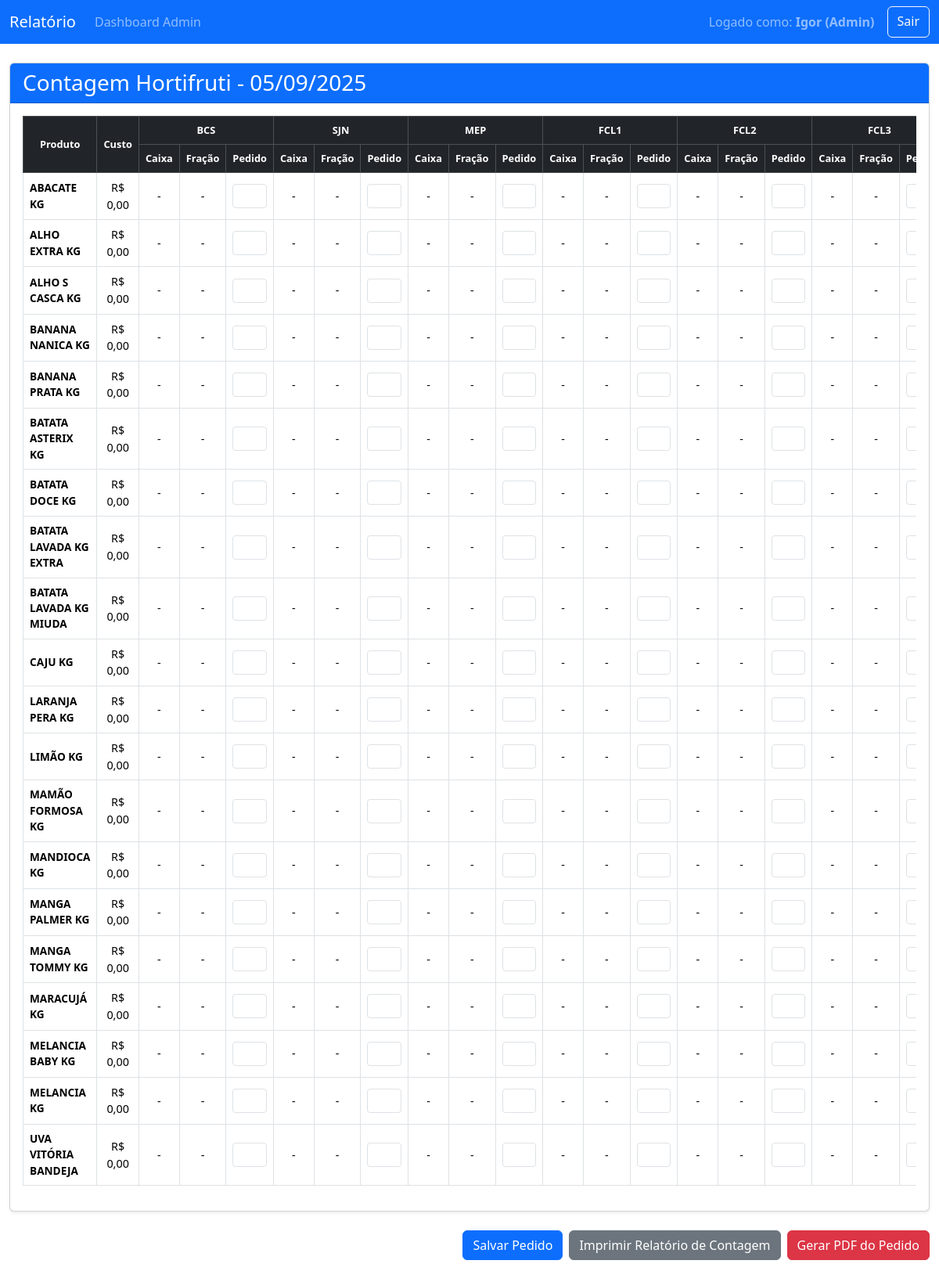
/relatorio (signed in), run on the app's committed database.
### tables this page shows
CREATE TABLE products (id INTEGER PRIMARY KEY AUTOINCREMENT, name TEXT UNIQUE NOT NULL, unidade_fracionada TEXT NOT NULL, codigo_interno TEXT UNIQUE, cost NUMERIC(10, 2) DEFAULT 0.00);

### app.py (the view)
@app.route('/relatorio')
@admin_required
def relatorio():
    report_data, nome_dia = obter_dados_relatorio()
    if report_data is None:
        return "<h1>Hoje nao e um dia de pedido, portanto nao ha relatorio.</h1>"
    return render_template('relatorio.html', report_data=report_data, lojas=LOJAS, data_hoje=datetime.now().strftime('%d/%m/%Y'))

### app.py (called while the page is built)
def get_db():
    db_url = os.environ.get('DATABASE_URL')
    if db_url:
        return psycopg2.connect(db_url)
    else:
        conn = sqlite3.connect(DATABASE)
        conn.row_factory = sqlite3.Row
        return conn

def admin_required(f):
    @wraps(f)
    def decorated_function(*args, **kwargs):
        if 'username' not in session: return redirect(url_for('login'))
        if session.get('role') != 'admin': return "Acesso negado.", 403
        return f(*args, **kwargs)
    return decorated_function

def get_products_for_day(day_id):
    db = get_db()
    cursor = db.cursor()
    db_url = os.environ.get('DATABASE_URL')
    query = "SELECT p.id, p.name, p.unidade_fracionada, p.codigo_interno, p.cost FROM products p JOIN product_availability pa ON p.id = pa.product_id WHERE pa.day_id = %s ORDER BY p.name;" if db_url else "SELECT p.id, p.name, p.unidade_fracionada, p.codigo_interno, p.cost FROM products p JOIN product_availability pa ON p.id = pa.product_id WHERE pa.day_id = ? ORDER BY p.name;"
    cursor.execute(query, (day_id,))
    products_data = cursor.fetchall()
    products_list = [dict(zip([desc[0] for desc in cursor.description], row)) for row in products_data]
    for p in products_list: p['nome'] = p.pop('name')
    cursor.close()
    db.close()
    return products_list

### templates/relatorio.html (shortened to what this page needs)
<!DOCTYPE html>
<html lang="pt-br">
<head>
    <link href="https://cdn.jsdelivr.net/npm/bootstrap@5.3.3/dist/css/bootstrap.min.css" rel="stylesheet">
</head>
<body>
    <nav class="navbar navbar-expand-lg navbar-dark bg-primary">
        <div class="container-fluid">
            <a class="navbar-brand" href="/relatorio">Relatório</a>
            <div class="navbar-nav me-auto"><a class="nav-link" href="/admin">Dashboard Admin</a></div>
            <div class="d-flex">
                <span class="navbar-text me-3">Logado como: <strong>{{ session.username }} (Admin)</strong></span>
                <a href="/logout" class="btn btn-outline-light">Sair</a>
            </div>
        </div>
    </nav>
    <div class="container-fluid mt-4 mb-5">
        <div class="card shadow-sm">
            <div class="card-header bg-primary text-white">
                <h1 class="h3 mb-0">Contagem Hortifruti - {{ data_hoje }}</h1>
            </div>
            <div class="card-body">
                <div class="table-responsive">
                    <table class="table table-bordered" id="relatorio-tabela">
                        <thead class="table-dark">
                            <tr>
                                <th rowspan="2" style="width: 25%;">Produto</th>
                                <th rowspan="2" style="width: 10%;">Custo</th>
                                {% for loja_nome in lojas %}
                                    <th colspan="3">{{ loja_nome }}</th>
                                {% endfor %}
                            </tr>
                            <tr>
                                {% for loja_nome in lojas %}
                                    <th>Caixa</th>
                                    <th>Fração</th>
                                    <th>Pedido</th>
                                {% endfor %}
                            </tr>
                        </thead>
                        <tbody>
                            {% for produto in report_data %}
                            <tr>
                                <th scope="row" class="text-start">{{ produto.produto_nome }}</th>
                                <td>{{ produto.custo }}</td>
                                {% for loja in produto.lojas %}
                                    <td>{{ loja.caixa if loja.caixa > 0 else '-' }}</td>
                                    <td>{{ loja.fracao if loja.fracao != '0' else '-' }}</td>
                                    <td>
                                        <input type="number" data-produto="{{ produto.produto_nome }}" data-loja="{{ loja.nome }}"
                                               class="form-control form-control-sm pedido-input mx-auto" min="0"
                                               value="{{ loja.pedido_salvo }}">
                                    </td>
                                {% endfor %}
                            </tr>
                            {% endfor %}
                        </tbody>
                    </table>
                </div>
            </div>
        </div>
        <div class="mt-4 d-flex justify-content-end botoes-acao">
            <button id="btn-salvar-pedido" class="btn btn-primary">Salvar Pedido</button>
            <button onclick="window.print()" class="btn btn-secondary ms-2">Imprimir Relatório de Contagem</button>
            <button id="btn-gerar-pedido" class="btn btn-danger ms-2">Gerar PDF do Pedido</button>
        </div>
    </div>
</body>
</html>

### templates/relatorio.html (style rules this page uses)
#relatorio-tabela th, #relatorio-tabela td { text-align: center; vertical-align: middle; font-size: 0.9rem; padding: 0.5rem; }
#relatorio-tabela thead th { font-size: 0.8rem; }
#relatorio-tabela tbody th { text-align: left; font-size: 0.85rem; }
.pedido-input { max-width: 70px; }

### data on the page
products: produto_nome "ABACATE KG", custo "R$ 0,00", caixa "-" "-" "-" "-" "-" "-", fracao "-" "-" "-" "-" "-" "-"
products: produto_nome "ALHO EXTRA KG", custo "R$ 0,00", caixa "-" "-" "-" "-" "-" "-", fracao "-" "-" "-" "-" "-" "-"
products: produto_nome "ALHO S CASCA KG", custo "R$ 0,00", caixa "-" "-" "-" "-" "-" "-", fracao "-" "-" "-" "-" "-" "-"
products: produto_nome "BANANA NANICA KG", custo "R$ 0,00", caixa "-" "-" "-" "-" "-" "-", fracao "-" "-" "-" "-" "-" "-"
products: produto_nome "BANANA PRATA KG", custo "R$ 0,00", caixa "-" "-" "-" "-" "-" "-", fracao "-" "-" "-" "-" "-" "-"
products: produto_nome "BATATA ASTERIX KG", custo "R$ 0,00", caixa "-" "-" "-" "-" "-" "-", fracao "-" "-" "-" "-" "-" "-"
products: produto_nome "BATATA DOCE KG", custo "R$ 0,00", caixa "-" "-" "-" "-" "-" "-", fracao "-" "-" "-" "-" "-" "-"
products: produto_nome "BATATA LAVADA KG EXTRA", custo "R$ 0,00", caixa "-" "-" "-" "-" "-" "-", fracao "-" "-" "-" "-" "-" "-"
products: produto_nome "BATATA LAVADA KG MIUDA", custo "R$ 0,00", caixa "-" "-" "-" "-" "-" "-", fracao "-" "-" "-" "-" "-" "-"
products: produto_nome "CAJU KG", custo "R$ 0,00", caixa "-" "-" "-" "-" "-" "-", fracao "-" "-" "-" "-" "-" "-"
products: produto_nome "LARANJA PERA KG", custo "R$ 0,00", caixa "-" "-" "-" "-" "-" "-", fracao "-" "-" "-" "-" "-" "-"
products: produto_nome "LIMÃO KG", custo "R$ 0,00", caixa "-" "-" "-" "-" "-" "-", fracao "-" "-" "-" "-" "-" "-"
products: produto_nome "MAMÃO FORMOSA KG", custo "R$ 0,00", caixa "-" "-" "-" "-" "-" "-", fracao "-" "-" "-" "-" "-" "-"
products: produto_nome "MANDIOCA KG", custo "R$ 0,00", caixa "-" "-" "-" "-" "-" "-", fracao "-" "-" "-" "-" "-" "-"
products: produto_nome "MANGA PALMER KG", custo "R$ 0,00", caixa "-" "-" "-" "-" "-" "-", fracao "-" "-" "-" "-" "-" "-"
products: produto_nome "MANGA TOMMY KG", custo "R$ 0,00", caixa "-" "-" "-" "-" "-" "-", fracao "-" "-" "-" "-" "-" "-"
products: produto_nome "MARACUJÁ KG", custo "R$ 0,00", caixa "-" "-" "-" "-" "-" "-", fracao "-" "-" "-" "-" "-" "-"
products: produto_nome "MELANCIA BABY KG", custo "R$ 0,00", caixa "-" "-" "-" "-" "-" "-", fracao "-" "-" "-" "-" "-" "-"
products: produto_nome "MELANCIA KG", custo "R$ 0,00", caixa "-" "-" "-" "-" "-" "-", fracao "-" "-" "-" "-" "-" "-"
products: produto_nome "UVA VITÓRIA BANDEJA", custo "R$ 0,00", caixa "-" "-" "-" "-" "-" "-", fracao "-" "-" "-" "-" "-" "-"

### other printed values
{{ session.username }} "Igor"
{{ loja_nome }} "BCS" "SJN" "MEP" "FCL1" "FCL2" "FCL3"
